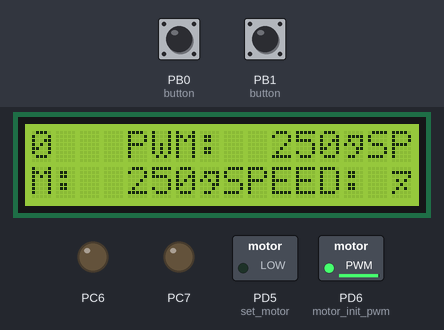
The program below on a simulated ATmega328P, built with avr-gcc and emulated at 16 MHz. Parts: 16×2 character LCD, switched loads named in the program (green lamp = pin HIGH), output pins drawn as LEDs (lit = HIGH). Wiring (inferred from the names in the program): character LCD (HD44780): RS PD4; E PC1; data PC2, PC3, PC4, PC5. The inputs (shaded band) are chosen by the test bench; at power-on: PB0 (button) HIGH, PB1 (button) HIGH. Pins used as bus, display or sensor lines are not drawn.

Above: at 1.2 s.
1.3 s: PB0 (button) pulled LOW for 3.2 s
At 1.68 s:
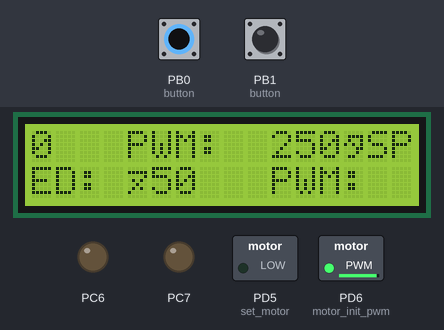
At 2.19 s:
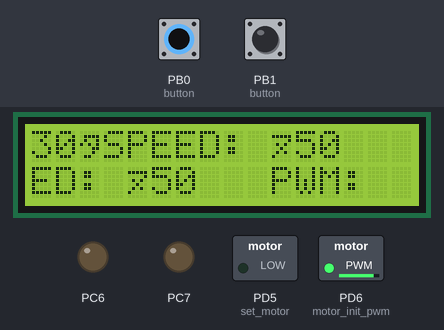
6.0 s: PB0 (button) pulled LOW for 3.2 s
At 10.1 s:
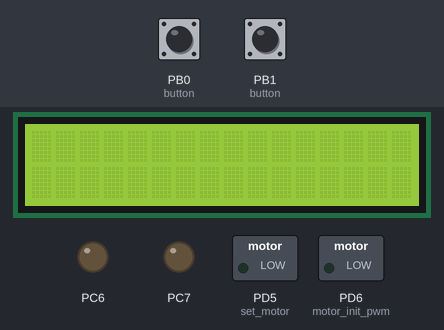
10.7 s: PB1 (button) pulled LOW for 0.15 s
12.9 s: PB1 (button) pulled LOW for 3.2 s
17.6 s: PB1 (button) pulled LOW for 3.2 s
Timing chart, 0 to 22.0 s (numbered marks = the images above; inputs shaded):
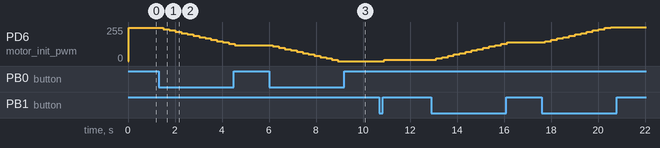

The program:

main.c
```c
#ifndef F_CPU
#define F_CPU 16e6
#endif

#include <avr/io.h>
#include <util/delay.h>
#include <stdlib.h>
#include "MotorInterface.h"
#include "EncoderInterface.h"
#include "LCD1602Interface.h"

void button_init();
int check_button();

int main()
{
	motor_init_pwm();
	button_init();
	LCD_Init();

	int button_value = 0;
	int pwm = 250;
	int speed = 0;          // Assuming you will calculate or get the motor speed
	char pwm_str[10];
	char speed_str[10];

	while (1)
	{
		button_value = check_button();
		pwm += 10 * button_value;  // Adjust PWM based on button input

		// Limit PWM within the range of 0 to 255
		if (pwm > 255) {
			pwm = 255;
			} else if (pwm < 0) {
			pwm = 0;
		}

		set_motor(pwm);  // Set the new motor speed

		itoa(pwm, pwm_str, 10);    // Convert PWM to string
		speed = 50; // Function to get motor speed (assumed)
		itoa(speed, speed_str, 10); // Convert speed to string

		LCD_Clear();
		// Display PWM on LCD (first line)
		LCD_String_xy(0, 0, "PWM: ");
		LCD_String_xy(0, 5, pwm_str);  // Display PWM value at position 5

		// Display Speed on LCD (second line)
		LCD_String_xy(1, 0, "SPEED: ");
		LCD_String_xy(1, 7, speed_str);  // Display speed value at position 7

		_delay_ms(100);  // Small delay to avoid rapid button presses
	}

	return 0;
}

void button_init(){
	DDRB &= (~(1<<DDB1)) & (~(1<<DDB0));  // Set PB1 and PB0 as input
	PORTB |= (1<<PB1) | (1<<PB0);         // Enable pull-up resistors
}

int check_button(){
	int x = 0;

	if (!(PINB & (1 << PINB0))) {  // Check if button PB0 is pressed
		_delay_ms(100);            // Debounce delay
		x = -1;                    // Decrease PWM when PB0 is pressed
	}

	if (!(PINB & (1 << PINB1))) {  // Check if button PB1 is pressed
		_delay_ms(100);            // Debounce delay
		x = 1;                     // Increase PWM when PB1 is pressed
	}

	return x;
}
```

EncoderInterface.h
```c
/*
 * EncoderInterface.h
 *
 * Created: 9/30/2024 10:11:32 PM
 *  Author: Vuong Thanh Tung
 */


#ifndef ENCODERINTERFACE_H_
#define ENCODERINTERFACE_H_


#endif /* ENCODERINTERFACE_H_ */
```

MotorInterface.h
```c
/*
 * MotorInterface.h
 *
 * Created: 9/30/2024 10:12:03 PM
 *  Author: Vuong Thanh Tung
 */


#ifndef MOTORINTERFACE_H
#define MOTORINTERFACE_H

#include <avr/io.h>

static inline void motor_init_pwm()
{
	// Set up Timer0 for PWM
	TCCR0A |= (1<<WGM01) | (1<<WGM00); // Waveform Generation Mode
	TCCR0B |= (1<<CS01) | (1<<CS00);   // Clock Select
	TCCR0A |= (1<<COM0A1);             // Non-inverting mode
	DDRD |= (1<<DDD6);                 // OC0A is output (PWM on PD6)

	// Set PD4 and PD5 as output for motor direction control
	DDRD |= (1<<DDD4) | (1<<DDD5);     // IN1 (PD4) and IN2 (PD5) as output
}

static inline void motor_set_pwm(uint8_t value)
{
	OCR0A = value; // Set PWM value
}

static inline void set_motor(int x)
{
	if (x > 0)
	{
		PORTD |= (1<<PORTD4);  // IN1 = 1
		PORTD &= ~(1<<PORTD5); // IN2 = 0
		motor_set_pwm(x);      // Set PWM to positive value
	}
	else if (x < 0)
	{
		PORTD &= ~(1<<PORTD4); // IN1 = 0
		PORTD |= (1<<PORTD5);  // IN2 = 1
		motor_set_pwm(-x);     // Set PWM to positive value (absolute of x)
	}
	else
	{

		PORTD &= ~(1<<PORTD4); // IN1 = 0
		PORTD &= ~(1<<PORTD5); // IN2 = 0
		motor_set_pwm(0);      // Set PWM to 0
	}
}

#endif // MOTORINTERFACE_H
```

LCD1602Interface.h
```c
#ifndef LCD1602INTERFACE_H
#define LCD1602INTERFACE_H

#define F_CPU 16e6
#include <avr/io.h>
#include <util/delay.h>

#define LCD_Dir  DDRC
#define LCD_Port PORTC
#define RS PC0
#define EN PC1

void LCD_Command(unsigned char cmnd) {
	LCD_Port = (LCD_Port & 0x03) | ((cmnd & 0xF0) >> 2);
	LCD_Port &= ~(1 << RS);
	LCD_Port |= (1 << EN);
	_delay_us(1);
	LCD_Port &= ~(1 << EN);
	_delay_us(200);

	LCD_Port = (LCD_Port & 0x03) | ((cmnd & 0x0F) << 2);
	LCD_Port |= (1 << EN);
	_delay_us(1);
	LCD_Port &= ~(1 << EN);
	_delay_ms(2);
}

void LCD_Char(unsigned char data) {
	LCD_Port = (LCD_Port & 0x03) | ((data & 0xF0) >> 2);
	LCD_Port |= (1 << RS);
	LCD_Port |= (1 << EN);
	_delay_us(1);
	LCD_Port &= ~(1 << EN);
	_delay_us(200);

	LCD_Port = (LCD_Port & 0x03) | ((data & 0x0F) << 2);
	LCD_Port |= (1 << EN);
	_delay_us(1);
	LCD_Port &= ~(1 << EN);
	_delay_ms(2);
}

void LCD_Init(void) {
	LCD_Dir = 0xFF;
	_delay_ms(20);

	LCD_Command(0x02);
	LCD_Command(0x28);
	LCD_Command(0x0c);
	LCD_Command(0x06);
	LCD_Command(0x01);
	_delay_ms(2);
}

void LCD_String(char *str) {
	for (int i = 0; str[i] != 0; i++) {
		LCD_Char(str[i]);
	}
}

void LCD_String_xy(char row, char pos, char *str) {
	if (row == 0 && pos < 16)
	LCD_Command((pos & 0x0F) | 0x80);
	else if (row == 1 && pos < 16)
	LCD_Command((pos & 0x0F) | 0xC0);
	LCD_String(str);
}

void LCD_Clear(void) {
	LCD_Command(0x01);
	_delay_ms(2);
	LCD_Command(0x80);
}

#endif /* LCD1602INTERFACE_H */
```

Measured:
- after the input at 1.3 s, PD6 (motor_init_pwm): moves from 250/255 to 120/255 over 3.0 s, starting after 0.21 s
- after the input at 6.0 s, PD6 (motor_init_pwm): moves from 120/255 to 0/255 over 2.8 s, starting after 0.17 s
- after the input at 10.7 s, PD6 (motor_init_pwm): 0/255 → 10/255 after 0.21 s
- after the input at 12.9 s, PD6 (motor_init_pwm): moves from 10/255 to 140/255 over 3.0 s, starting after 0.22 s
- after the input at 17.6 s, PD6 (motor_init_pwm): moves from 140/255 to 255/255 over 2.8 s, starting after 0.16 s
